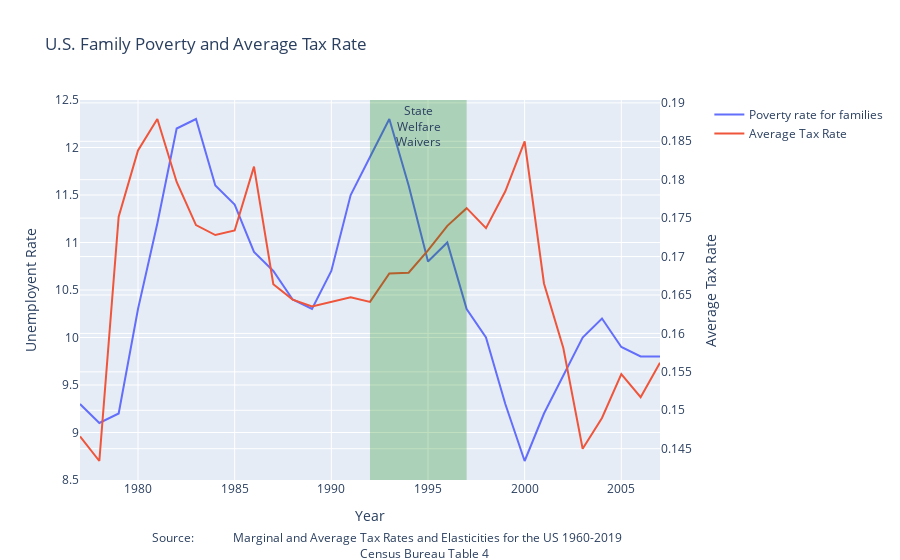

The cell this chart's notebook holds for it:
### Markdown cell above
From the graph below we can see that the welfare reform did potentially decrease the family poverty rate.

### Code cell
# Create figure with secondary y-axis
fig = make_subplots(specs=[[{"secondary_y": True}]])

# Add traces
fig.add_trace(
    go.Scatter(
    x=Family['Year'],
    y=Family['Poverty rate for families'],
    name = "Poverty rate for families"),
    secondary_y=False,
)

fig.add_trace(
    go.Scatter(
    x=Family['Year'],
    y=Family['Average Tax Rate'],
    name = "Average Tax Rate"),
    secondary_y=True,
)

# Add figure title
fig.update_layout(
    title_text="U.S. Family Poverty and Average Tax Rate",
    annotations = [dict(
        x=0.5,
        y=-0.22,
        xref='paper',
        yref='paper',
        text='Source: <a href="http://users.nber.org/~taxsim/allyup/ally.html">\
            Marginal and Average Tax Rates and Elasticities for the US 1960-2019 </a><br>\
            <a href="https://www.census.gov/data/tables/time-series/demo/income-poverty/historical-poverty-people.html">\
            Census Bureau Table 4</a>',
        showarrow = False
    )]
)

fig.add_vrect(x0=1992, x1=1997, 
              annotation_text="State<br>Welfare<br>Waivers", annotation_position="top",
              fillcolor="green", opacity=0.25, line_width=0)

# Set x-axis title
fig.update_xaxes(title_text="Year")

# Set y-axes titles
fig.update_yaxes(title_text="Unemployent Rate", secondary_y=False)
fig.update_yaxes(title_text="Average Tax Rate", secondary_y=True)

fig.show()

### Figure 1 — Plotly figure (JSON) as saved in the notebook; plotly's stock layout.template omitted (floating-point values rounded to 4 significant figures)
{"data": [{"name": "Poverty rate for families", "type": "scatter", "x": [2007, 2006, 2005, 2004, 2003, 2002, 2001, 2000, 1999, 1998, 1997, 1996, 1995, 1994, 1993, 1992, 1991, 1990, 1989, 1988, 1987, 1986, 1985, 1984, 1983, 1982, 1981, 1980, 1979, 1978, 1977], "xaxis": "x", "y": [9.8, 9.8, 9.9, 10.2, 10, 9.6, 9.2, 8.7, 9.3, 10, 10.3, 11, 10.8, 11.6, 12.3, 11.9, 11.5, 10.7, 10.3, 10.4, 10.7, 10.9, 11.4, 11.6, 12.3, 12.2, 11.2, 10.3, 9.2, 9.1, 9.3], "yaxis": "y"}, {"name": "Average Tax Rate", "type": "scatter", "x": [2007, 2006, 2005, 2004, 2003, 2002, 2001, 2000, 1999, 1998, 1997, 1996, 1995, 1994, 1993, 1992, 1991, 1990, 1989, 1988, 1987, 1986, 1985, 1984, 1983, 1982, 1981, 1980, 1979, 1978, 1977], "xaxis": "x", "y": [0.1562, 0.1517, 0.1547, 0.149, 0.145, 0.1581, 0.1665, 0.185, 0.1785, 0.1737, 0.1763, 0.174, 0.1708, 0.1679, 0.1678, 0.1641, 0.1647, 0.1641, 0.1635, 0.1644, 0.1664, 0.1817, 0.1734, 0.1728, 0.1741, 0.1797, 0.1879, 0.1838, 0.1752, 0.1434, 0.1466], "yaxis": "y2"}], "layout": {"annotations": [{"showarrow": false, "text": "Source: <a href=\"http://users.nber.org/~taxsim/allyup/ally.html\">            Marginal and Average Tax Rates and Elasticities for the US 1960-2019 </a><br>            <a href=\"https://www.census.gov/data/tables/time-series/demo/income-poverty/historical-poverty-people.html\">            Census Bureau Table 4</a>", "x": 0.5, "xref": "paper", "y": -0.22, "yref": "paper"}, {"showarrow": false, "text": "State<br>Welfare<br>Waivers", "x": 1994.0, "xanchor": "center", "xref": "x", "y": 1, "yanchor": "top", "yref": "y domain"}], "shapes": [{"fillcolor": "green", "line": {"width": 0}, "opacity": 0.25, "type": "rect", "x0": 1992, "x1": 1997, "xref": "x", "y0": 0, "y1": 1, "yref": "y domain"}], "title": {"text": "U.S. Family Poverty and Average Tax Rate"}, "xaxis": {"anchor": "y", "domain": [0, 0.94], "title": {"text": "Year"}}, "yaxis": {"anchor": "x", "domain": [0, 1], "title": {"text": "Unemployent Rate"}}, "yaxis2": {"anchor": "x", "overlaying": "y", "side": "right", "title": {"text": "Average Tax Rate"}}}}
